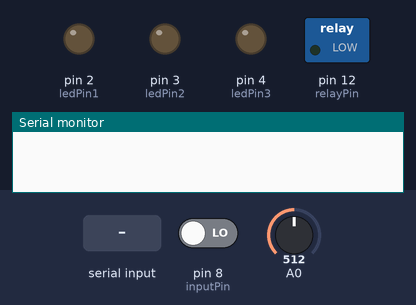
The sketch below on a simulated Arduino Uno, built with avr-gcc and run on an emulated ATmega328P. On the bench: switched loads named in the sketch (green lamp = pin HIGH), output pins drawn as LEDs (lit = HIGH), the last lines printed to the serial monitor. Inputs (shaded band) come from the test bench; at power-on: pin 8 (inputPin) LOW, A0 = 512.

Above: at 1.2 s.
1.3 s: pin 8 (inputPin) driven HIGH
At 3.2 s:
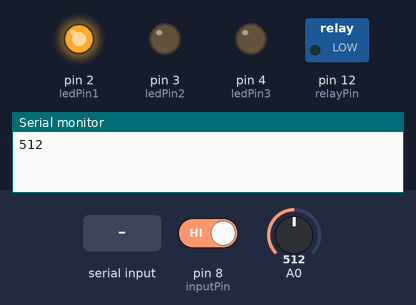
3.5 s: A0 set to 364
5.2 s: A0 set to 343
At 6.5 s:
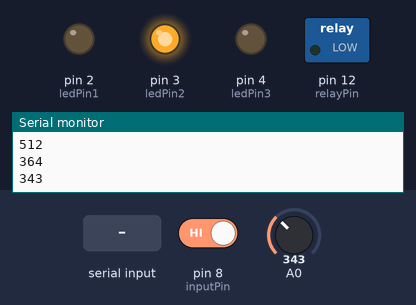
7.5 s: "1" received over Serial
At 9.2 s:
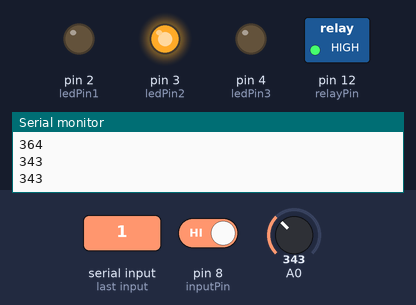
9.5 s: pin 8 (inputPin) driven LOW
At 10.7 s:
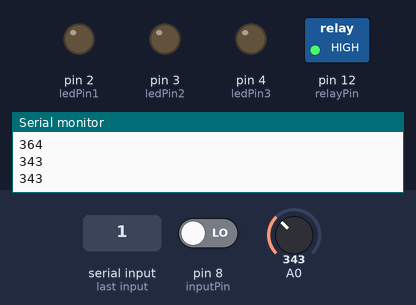
11.5 s: "3" received over Serial
At 12.3 s:
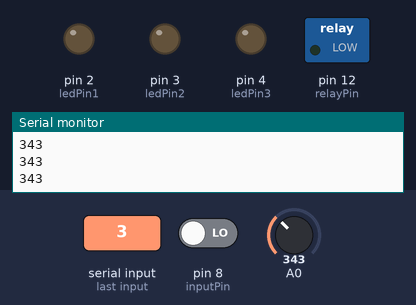
Timing chart, 0 to 14.5 s (numbered marks = the images above; inputs shaded):
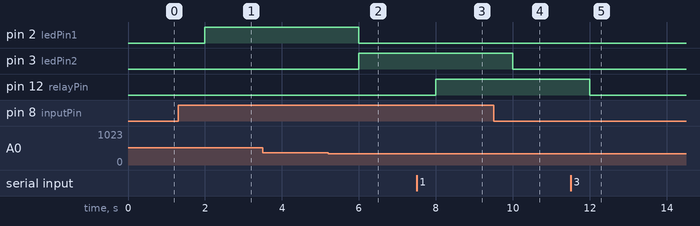

The sketch:

auto_wiper.ino
```cpp
//variables that will change
int sensorValue = 0;
int digitalState = 0;
int buffer = 2;
bool rain = false;

//constants
const int lowLedState = LOW;
const int highLedState = HIGH;
const int relayPin = 12;
const int inputPin = 8;
const int ledPin1 = 2;
const int ledPin2 = 3;
const int ledPin3 = 4;

void setup() {
  // put your setup code here, to run once:
  Serial.begin(9600);
  //   cli();
  // /*1. First we reset the control register to make sure we start with everything disabled.*/
  //   TCCR1A = 0;                 // Reset entire TCCR1A to 0
  //   TCCR1B = 0;                 // Reset entire TCCR1B to 0

  //   /*2. We set the prescalar to the desired value by changing the CS10 CS12 and CS12 bits. */
  //   TCCR1B |= B00000100;        //Set CS12 to 1 so we get prescalar 256

  //   /*3. We enable compare match mode on register A*/
  //   TIMSK1 |= B00000010;        //Set OCIE1A to 1 so we enable compare match A

  //   /*4. Set the value of register A to 31250*/
  //   OCR1A = 65535;             //Finally we set compare register A to this value
  //   sei();                     //Enable back the interrupts
  //setup LED status lights
  pinMode(ledPin1, OUTPUT);
  pinMode(ledPin2, OUTPUT);
  pinMode(ledPin3, OUTPUT);
  pinMode(inputPin, INPUT);

  //set intial LED state
  digitalWrite(ledPin1, lowLedState);
  digitalWrite(ledPin2, lowLedState);
  digitalWrite(ledPin3, lowLedState);

  //setup relay pin
  pinMode(relayPin, OUTPUT);
  digitalWrite(relayPin, LOW);
}

void loop() {
  // put your main code here, to run repeatedly:
  sensorValue = analogRead(A0);
  digitalState = digitalRead(inputPin);

  if (Serial.available() > 0) {
    int value = Serial.read();

    if (value == '1') {
      digitalWrite(relayPin, HIGH);
      buffer = 0;
    } else if (buffer >= 2) {
      digitalWrite(relayPin, LOW);
    }

    if (value == '3') {
      Serial.println(sensorValue);
    }
  }

  //No rain
  if (sensorValue > 550 || digitalState == 0) {
    digitalWrite(ledPin1, lowLedState);
    digitalWrite(ledPin2, lowLedState);
    digitalWrite(ledPin3, lowLedState);
    //Serial.println("No_Rain");
    //Wait 1 seconds
    delay(1000);
  }

  if (digitalState == 1) {
    //Light rain
    if (sensorValue <= 550 && sensorValue > 350) {
      digitalWrite(ledPin1, highLedState);
      digitalWrite(ledPin2, lowLedState);
      digitalWrite(ledPin3, lowLedState);
      Serial.println(sensorValue);
      rain = true;
      //Wait 2 seconds
      delay(2000);
    }
    //Medium rain
    if (sensorValue <= 350 && sensorValue > 275) {
      digitalWrite(ledPin1, lowLedState);
      digitalWrite(ledPin2, highLedState);
      digitalWrite(ledPin3, lowLedState);
      Serial.println(sensorValue);
      rain = true;
      //Wait 2 seconds
      delay(2000);
    }
    //Heavy Rain
    if (sensorValue <= 275) {
      digitalWrite(ledPin1, lowLedState);
      digitalWrite(ledPin2, lowLedState);
      digitalWrite(ledPin3, highLedState);
      Serial.println(sensorValue);
      rain = true;
      //Wait 2 seconds
      delay(2000);
    }
  }
  //digitalWrite(relayPin, LOW);
  buffer++;
}

//With the settings above, this IRS will trigger each 1000ms.
// ISR(TIMER1_COMPA_vect){
//   TCNT1  = 0;                  //First, set the timer back to 0 so it resets for next interrupt
//   Serial.println(sensorValue);
// }
```

Measured:
- the behaviour switches between 351 and 350 on A0 (found by bisection; images 1 and 2)
- after the input at 1.3 s, pin 2 (ledPin1): LOW → HIGH after 0.70 s
- after the input at 5.2 s, pin 2 (ledPin1): HIGH → LOW after 0.80 s; pin 3 (ledPin2): LOW → HIGH after 0.80 s
- after the input at 7.5 s, pin 12 (relayPin): LOW → HIGH after 0.50 s
- after the input at 9.5 s, pin 3 (ledPin2): HIGH → LOW after 0.50 s
- after the input at 11.5 s, pin 12 (relayPin): HIGH → LOW after 0.50 s
